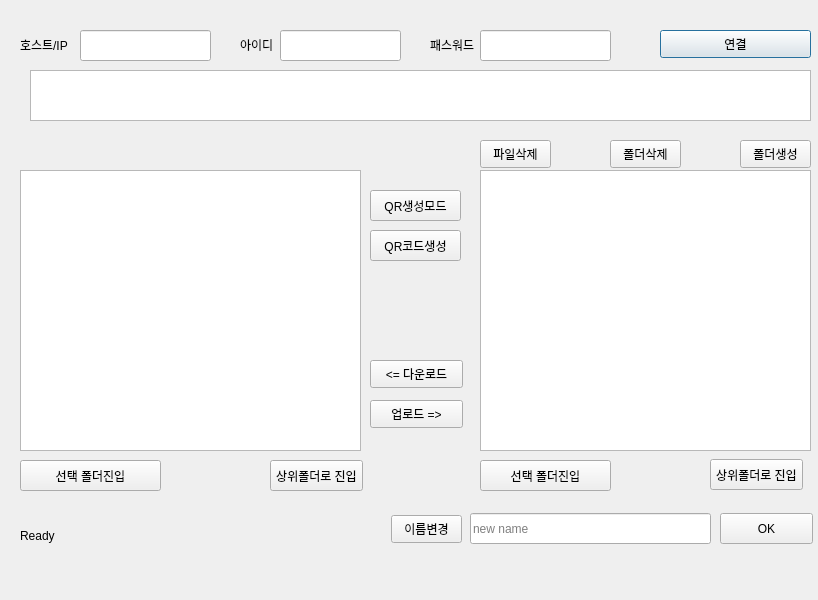
<?xml version="1.0" encoding="UTF-8"?>
<ui version="4.0">
 <class>Dialog</class>
 <widget class="QDialog" name="Dialog">
  <property name="geometry">
   <rect>
    <x>0</x>
    <y>0</y>
    <width>818</width>
    <height>600</height>
   </rect>
  </property>
  <property name="windowTitle">
   <string>OSSP_program</string>
  </property>
  <property name="autoFillBackground">
   <bool>false</bool>
  </property>
  <widget class="QPushButton" name="pushButton">
   <property name="geometry">
    <rect>
     <x>660</x>
     <y>30</y>
     <width>151</width>
     <height>28</height>
    </rect>
   </property>
   <property name="text">
    <string>연결</string>
   </property>
  </widget>
  <widget class="QLabel" name="label">
   <property name="geometry">
    <rect>
     <x>20</x>
     <y>34</y>
     <width>64</width>
     <height>21</height>
    </rect>
   </property>
   <property name="text">
    <string>호스트/IP</string>
   </property>
  </widget>
  <widget class="QLineEdit" name="lineEdit">
   <property name="geometry">
    <rect>
     <x>80</x>
     <y>30</y>
     <width>131</width>
     <height>31</height>
    </rect>
   </property>
  </widget>
  <widget class="QLineEdit" name="lineEdit_4">
   <property name="geometry">
    <rect>
     <x>280</x>
     <y>30</y>
     <width>121</width>
     <height>31</height>
    </rect>
   </property>
  </widget>
  <widget class="QLabel" name="label_3">
   <property name="geometry">
    <rect>
     <x>240</x>
     <y>34</y>
     <width>64</width>
     <height>21</height>
    </rect>
   </property>
   <property name="text">
    <string>아이디</string>
   </property>
  </widget>
  <widget class="QLineEdit" name="lineEdit_5">
   <property name="geometry">
    <rect>
     <x>480</x>
     <y>30</y>
     <width>131</width>
     <height>31</height>
    </rect>
   </property>
  </widget>
  <widget class="QLabel" name="label_5">
   <property name="geometry">
    <rect>
     <x>430</x>
     <y>34</y>
     <width>64</width>
     <height>21</height>
    </rect>
   </property>
   <property name="text">
    <string>패스워드</string>
   </property>
  </widget>
  <widget class="QTextEdit" name="textEdit_2">
   <property name="geometry">
    <rect>
     <x>30</x>
     <y>70</y>
     <width>781</width>
     <height>51</height>
    </rect>
   </property>
  </widget>
  <widget class="QTreeView" name="treeView">
   <property name="geometry">
    <rect>
     <x>20</x>
     <y>170</y>
     <width>341</width>
     <height>281</height>
    </rect>
   </property>
  </widget>
  <widget class="QListView" name="listView">
   <property name="geometry">
    <rect>
     <x>480</x>
     <y>170</y>
     <width>331</width>
     <height>281</height>
    </rect>
   </property>
  </widget>
  <widget class="QPushButton" name="pushButton_2">
   <property name="geometry">
    <rect>
     <x>370</x>
     <y>400</y>
     <width>93</width>
     <height>28</height>
    </rect>
   </property>
   <property name="text">
    <string>업로드 =&gt;</string>
   </property>
  </widget>
  <widget class="QPushButton" name="pushButton_3">
   <property name="geometry">
    <rect>
     <x>370</x>
     <y>360</y>
     <width>93</width>
     <height>28</height>
    </rect>
   </property>
   <property name="text">
    <string>&lt;= 다운로드</string>
   </property>
  </widget>
  <widget class="QPushButton" name="pushButton_4">
   <property name="geometry">
    <rect>
     <x>391</x>
     <y>515</y>
     <width>71</width>
     <height>28</height>
    </rect>
   </property>
   <property name="text">
    <string>이름변경</string>
   </property>
  </widget>
  <widget class="QPushButton" name="pushButton_5">
   <property name="geometry">
    <rect>
     <x>480</x>
     <y>140</y>
     <width>71</width>
     <height>28</height>
    </rect>
   </property>
   <property name="text">
    <string>파일삭제</string>
   </property>
  </widget>
  <widget class="QPushButton" name="pushButton_6">
   <property name="geometry">
    <rect>
     <x>610</x>
     <y>140</y>
     <width>71</width>
     <height>28</height>
    </rect>
   </property>
   <property name="text">
    <string>폴더삭제</string>
   </property>
  </widget>
  <widget class="QPushButton" name="pushButton_7">
   <property name="geometry">
    <rect>
     <x>740</x>
     <y>140</y>
     <width>71</width>
     <height>28</height>
    </rect>
   </property>
   <property name="text">
    <string>폴더생성</string>
   </property>
  </widget>
  <widget class="QLineEdit" name="lineEdit_3">
   <property name="geometry">
    <rect>
     <x>470</x>
     <y>513</y>
     <width>241</width>
     <height>31</height>
    </rect>
   </property>
   <property name="placeholderText">
    <string>new name</string>
   </property>
  </widget>
  <widget class="QLabel" name="label_8">
   <property name="geometry">
    <rect>
     <x>20</x>
     <y>515</y>
     <width>781</width>
     <height>41</height>
    </rect>
   </property>
   <property name="minimumSize">
    <size>
     <width>781</width>
     <height>0</height>
    </size>
   </property>
   <property name="maximumSize">
    <size>
     <width>781</width>
     <height>16777215</height>
    </size>
   </property>
   <property name="text">
    <string>Ready</string>
   </property>
  </widget>
  <widget class="QPushButton" name="pushButton_12">
   <property name="geometry">
    <rect>
     <x>720</x>
     <y>513</y>
     <width>93</width>
     <height>31</height>
    </rect>
   </property>
   <property name="text">
    <string>OK</string>
   </property>
  </widget>
  <widget class="QPushButton" name="pushButton_13">
   <property name="geometry">
    <rect>
     <x>20</x>
     <y>460</y>
     <width>141</width>
     <height>31</height>
    </rect>
   </property>
   <property name="text">
    <string>선택 폴더진입</string>
   </property>
  </widget>
  <widget class="QPushButton" name="pushButton_14">
   <property name="geometry">
    <rect>
     <x>270</x>
     <y>460</y>
     <width>93</width>
     <height>31</height>
    </rect>
   </property>
   <property name="text">
    <string>상위폴더로 진입</string>
   </property>
  </widget>
  <widget class="QPushButton" name="pushButton_15">
   <property name="geometry">
    <rect>
     <x>710</x>
     <y>459</y>
     <width>93</width>
     <height>31</height>
    </rect>
   </property>
   <property name="text">
    <string>상위폴더로 진입</string>
   </property>
  </widget>
  <widget class="QPushButton" name="pushButton_16">
   <property name="geometry">
    <rect>
     <x>480</x>
     <y>460</y>
     <width>131</width>
     <height>31</height>
    </rect>
   </property>
   <property name="text">
    <string>선택 폴더진입</string>
   </property>
  </widget>
  <widget class="QPushButton" name="pushButton_8">
   <property name="geometry">
    <rect>
     <x>370</x>
     <y>190</y>
     <width>91</width>
     <height>31</height>
    </rect>
   </property>
   <property name="text">
    <string>QR생성모드</string>
   </property>
  </widget>
  <widget class="QPushButton" name="pushButton_9">
   <property name="geometry">
    <rect>
     <x>370</x>
     <y>230</y>
     <width>91</width>
     <height>31</height>
    </rect>
   </property>
   <property name="text">
    <string>QR코드생성</string>
   </property>
  </widget>
  <zorder>label_8</zorder>
  <zorder>pushButton</zorder>
  <zorder>label</zorder>
  <zorder>lineEdit</zorder>
  <zorder>lineEdit_4</zorder>
  <zorder>label_3</zorder>
  <zorder>lineEdit_5</zorder>
  <zorder>label_5</zorder>
  <zorder>textEdit_2</zorder>
  <zorder>treeView</zorder>
  <zorder>listView</zorder>
  <zorder>pushButton_2</zorder>
  <zorder>pushButton_3</zorder>
  <zorder>pushButton_4</zorder>
  <zorder>pushButton_5</zorder>
  <zorder>pushButton_6</zorder>
  <zorder>pushButton_7</zorder>
  <zorder>lineEdit_3</zorder>
  <zorder>pushButton_12</zorder>
  <zorder>pushButton_13</zorder>
  <zorder>pushButton_14</zorder>
  <zorder>pushButton_15</zorder>
  <zorder>pushButton_16</zorder>
  <zorder>pushButton_8</zorder>
  <zorder>pushButton_9</zorder>
 </widget>
 <tabstops>
  <tabstop>lineEdit</tabstop>
  <tabstop>lineEdit_4</tabstop>
  <tabstop>lineEdit_5</tabstop>
  <tabstop>pushButton</tabstop>
  <tabstop>textEdit_2</tabstop>
  <tabstop>treeView</tabstop>
  <tabstop>listView</tabstop>
  <tabstop>pushButton_2</tabstop>
  <tabstop>pushButton_3</tabstop>
  <tabstop>pushButton_4</tabstop>
  <tabstop>pushButton_5</tabstop>
  <tabstop>pushButton_6</tabstop>
  <tabstop>pushButton_7</tabstop>
  <tabstop>lineEdit_3</tabstop>
 </tabstops>
 <resources/>
 <connections/>
 <slots>
  <slot>qr_create()</slot>
 </slots>
</ui>
